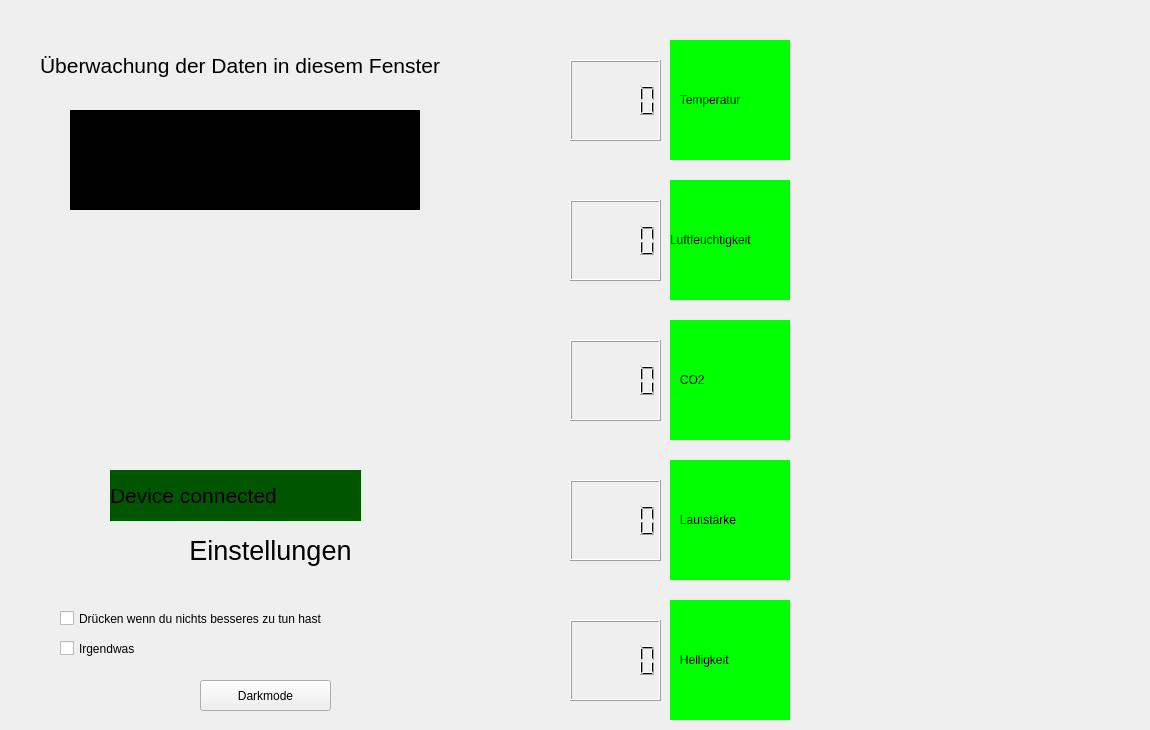
    <widget class="QWidget" name="develop">
     <widget class="QCheckBox" name="checkb2">
      <property name="geometry">
       <rect>
        <x>60</x>
        <y>640</y>
        <width>311</width>
        <height>17</height>
       </rect>
      </property>
      <property name="text">
       <string>Irgendwas</string>
      </property>
     </widget>
     <widget class="QLabel" name="hellampel">
      <property name="geometry">
       <rect>
        <x>670</x>
        <y>600</y>
        <width>120</width>
        <height>120</height>
       </rect>
      </property>
      <property name="styleSheet">
       <string notr="true">background-color: rgb(0, 255, 0);
font: 14pt &quot;MS Shell Dlg 2&quot;;</string>
      </property>
      <property name="text">
       <string>   Helligkeit</string>
      </property>
     </widget>
     <widget class="QLabel" name="tempampel">
      <property name="geometry">
       <rect>
        <x>670</x>
        <y>40</y>
        <width>120</width>
        <height>120</height>
       </rect>
      </property>
      <property name="styleSheet">
       <string notr="true">background-color: rgb(0, 255, 0);
font: 14pt &quot;MS Shell Dlg 2&quot;;</string>
      </property>
      <property name="text">
       <string>   Temperatur</string>
      </property>
     </widget>
     <widget class="QCheckBox" name="checkb1">
      <property name="geometry">
       <rect>
        <x>60</x>
        <y>610</y>
        <width>361</width>
        <height>17</height>
       </rect>
      </property>
      <property name="text">
       <string>Drücken wenn du nichts besseres zu tun hast</string>
      </property>
     </widget>
     <widget class="QLabel" name="info">
      <property name="geometry">
       <rect>
        <x>40</x>
        <y>30</y>
        <width>421</width>
        <height>71</height>
       </rect>
      </property>
      <property name="text">
       <string>&lt;html&gt;&lt;head/&gt;&lt;body&gt;&lt;p&gt;&lt;span style=&quot; font-size:16pt;&quot;&gt;Überwachung der Daten in diesem Fenster &lt;/span&gt;&lt;/p&gt;&lt;/body&gt;&lt;/html&gt;</string>
      </property>
     </widget>
     <widget class="QLCDNumber" name="tempanzei">
      <property name="geometry">
       <rect>
        <x>570</x>
        <y>60</y>
        <width>91</width>
        <height>81</height>
       </rect>
      </property>
      <property name="font">
       <font>
        <pointsize>14</pointsize>
       </font>
      </property>
     </widget>
     <widget class="QLabel" name="co2ampel">
      <property name="geometry">
       <rect>
        <x>670</x>
        <y>320</y>
        <width>120</width>
        <height>120</height>
       </rect>
      </property>
      <property name="styleSheet">
       <string notr="true">background-color: rgb(0, 255, 0);
font: 14pt &quot;MS Shell Dlg 2&quot;;</string>
      </property>
      <property name="text">
       <string>   CO2</string>
      </property>
     </widget>
     <widget class="QLabel" name="luftfeuchtampel">
      <property name="geometry">
       <rect>
        <x>670</x>
        <y>180</y>
        <width>120</width>
        <height>120</height>
       </rect>
      </property>
      <property name="styleSheet">
       <string notr="true">background-color: rgb(0, 255, 0);
font: 14pt &quot;MS Shell Dlg 2&quot;;</string>
      </property>
      <property name="text">
       <string>Luftfeuchtigkeit</string>
      </property>
     </widget>
     <widget class="PlotWidget" name="co2w" native="true">
      <property name="geometry">
       <rect>
        <x>820</x>
        <y>320</y>
        <width>321</width>
        <height>121</height>
       </rect>
      </property>
     </widget>
     <widget class="PlotWidget" name="tempw" native="true">
      <property name="geometry">
       <rect>
        <x>820</x>
        <y>40</y>
        <width>320</width>
        <height>120</height>
       </rect>
      </property>
     </widget>
     <widget class="QLCDNumber" name="lautanzei">
      <property name="geometry">
       <rect>
        <x>570</x>
        <y>480</y>
        <width>91</width>
        <height>81</height>
       </rect>
      </property>
      <property name="font">
       <font>
        <pointsize>14</pointsize>
       </font>
      </property>
     </widget>
     <widget class="QLabel" name="einlabel">
      <property name="geometry">
       <rect>
        <x>130</x>
        <y>510</y>
        <width>281</width>
        <height>81</height>
       </rect>
      </property>
      <property name="palette">
       <palette>
        <active>
         <colorrole role="WindowText">
          <brush brushstyle="SolidPattern">
           <color alpha="255">
            <red>0</red>
            <green>0</green>
            <blue>0</blue>
           </color>
          </brush>
         </colorrole>
         <colorrole role="Button">
          <brush brushstyle="SolidPattern">
           <color alpha="255">
            <red>255</red>
            <green>255</green>
            <blue>255</blue>
           </color>
          </brush>
         </colorrole>
         <colorrole role="Light">
          <brush brushstyle="SolidPattern">
           <color alpha="255">
            <red>255</red>
            <green>255</green>
            <blue>255</blue>
           </color>
          </brush>
         </colorrole>
         <colorrole role="Midlight">
          <brush brushstyle="SolidPattern">
           <color alpha="255">
            <red>255</red>
            <green>255</green>
            <blue>255</blue>
           </color>
          </brush>
         </colorrole>
         <colorrole role="Dark">
          <brush brushstyle="SolidPattern">
           <color alpha="255">
            <red>127</red>
            <green>127</green>
            <blue>127</blue>
           </color>
          </brush>
         </colorrole>
         <colorrole role="Mid">
          <brush brushstyle="SolidPattern">
           <color alpha="255">
            <red>170</red>
            <green>170</green>
            <blue>170</blue>
           </color>
          </brush>
         </colorrole>
         <colorrole role="Text">
          <brush brushstyle="SolidPattern">
           <color alpha="255">
            <red>0</red>
            <green>0</green>
            <blue>0</blue>
           </color>
          </brush>
         </colorrole>
         <colorrole role="BrightText">
          <brush brushstyle="SolidPattern">
           <color alpha="255">
            <red>255</red>
            <green>255</green>
            <blue>255</blue>
           </color>
          </brush>
         </colorrole>
         <colorrole role="ButtonText">
          <brush brushstyle="SolidPattern">
           <color alpha="255">
            <red>0</red>
            <green>0</green>
            <blue>0</blue>
           </color>
          </brush>
         </colorrole>
         <colorrole role="Base">
          <brush brushstyle="SolidPattern">
           <color alpha="255">
            <red>255</red>
            <green>255</green>
            <blue>255</blue>
           </color>
          </brush>
         </colorrole>
         <colorrole role="Window">
          <brush brushstyle="SolidPattern">
           <color alpha="255">
            <red>255</red>
            <green>255</green>
            <blue>255</blue>
           </color>
          </brush>
         </colorrole>
         <colorrole role="Shadow">
          <brush brushstyle="SolidPattern">
           <color alpha="255">
            <red>0</red>
            <green>0</green>
            <blue>0</blue>
           </color>
          </brush>
         </colorrole>
         <colorrole role="AlternateBase">
          <brush brushstyle="SolidPattern">
           <color alpha="255">
            <red>255</red>
            <green>255</green>
            <blue>255</blue>
           </color>
          </brush>
         </colorrole>
         <colorrole role="ToolTipBase">
          <brush brushstyle="SolidPattern">
           <color alpha="255">
            <red>255</red>
            <green>255</green>
            <blue>220</blue>
           </color>
          </brush>
         </colorrole>
         <colorrole role="ToolTipText">
          <brush brushstyle="SolidPattern">
           <color alpha="255">
            <red>0</red>
            <green>0</green>
            <blue>0</blue>
           </color>
          </brush>
         </colorrole>
        </active>
        <inactive>
         <colorrole role="WindowText">
          <brush brushstyle="SolidPattern">
           <color alpha="255">
            <red>0</red>
            <green>0</green>
            <blue>0</blue>
           </color>
          </brush>
         </colorrole>
         <colorrole role="Button">
          <brush brushstyle="SolidPattern">
           <color alpha="255">
            <red>255</red>
            <green>255</green>
            <blue>255</blue>
           </color>
          </brush>
         </colorrole>
         <colorrole role="Light">
          <brush brushstyle="SolidPattern">
           <color alpha="255">
            <red>255</red>
            <green>255</green>
            <blue>255</blue>
           </color>
          </brush>
         </colorrole>
         <colorrole role="Midlight">
          <brush brushstyle="SolidPattern">
           <color alpha="255">
            <red>255</red>
            <green>255</green>
            <blue>255</blue>
           </color>
          </brush>
         </colorrole>
         <colorrole role="Dark">
          <brush brushstyle="SolidPattern">
           <color alpha="255">
            <red>127</red>
            <green>127</green>
            <blue>127</blue>
           </color>
          </brush>
         </colorrole>
         <colorrole role="Mid">
          <brush brushstyle="SolidPattern">
           <color alpha="255">
            <red>170</red>
            <green>170</green>
            <blue>170</blue>
           </color>
          </brush>
         </colorrole>
         <colorrole role="Text">
          <brush brushstyle="SolidPattern">
           <color alpha="255">
            <red>0</red>
            <green>0</green>
            <blue>0</blue>
           </color>
          </brush>
         </colorrole>
         <colorrole role="BrightText">
          <brush brushstyle="SolidPattern">
           <color alpha="255">
            <red>255</red>
            <green>255</green>
            <blue>255</blue>
           </color>
          </brush>
         </colorrole>
         <colorrole role="ButtonText">
          <brush brushstyle="SolidPattern">
           <color alpha="255">
            <red>0</red>
            <green>0</green>
            <blue>0</blue>
           </color>
          </brush>
         </colorrole>
         <colorrole role="Base">
          <brush brushstyle="SolidPattern">
           <color alpha="255">
            <red>255</red>
            <green>255</green>
            <blue>255</blue>
           </color>
          </brush>
         </colorrole>
         <colorrole role="Window">
          <brush brushstyle="SolidPattern">
           <color alpha="255">
            <red>255</red>
            <green>255</green>
            <blue>255</blue>
           </color>
          </brush>
         </colorrole>
         <colorrole role="Shadow">
          <brush brushstyle="SolidPattern">
           <color alpha="255">
            <red>0</red>
            <green>0</green>
            <blue>0</blue>
           </color>
          </brush>
         </colorrole>
         <colorrole role="AlternateBase">
          <brush brushstyle="SolidPattern">
           <color alpha="255">
            <red>255</red>
            <green>255</green>
            <blue>255</blue>
           </color>
          </brush>
         </colorrole>
         <colorrole role="ToolTipBase">
          <brush brushstyle="SolidPattern">
           <color alpha="255">
            <red>255</red>
            <green>255</green>
            <blue>220</blue>
           </color>
          </brush>
         </colorrole>
         <colorrole role="ToolTipText">
          <brush brushstyle="SolidPattern">
           <color alpha="255">
            <red>0</red>
            <green>0</green>
            <blue>0</blue>
           </color>
          </brush>
         </colorrole>
        </inactive>
        <disabled>
         <colorrole role="WindowText">
          <brush brushstyle="SolidPattern">
           <color alpha="255">
            <red>127</red>
            <green>127</green>
            <blue>127</blue>
           </color>
          </brush>
         </colorrole>
         <colorrole role="Button">
          <brush brushstyle="SolidPattern">
           <color alpha="255">
            <red>255</red>
            <green>255</green>
            <blue>255</blue>
           </color>
          </brush>
         </colorrole>
         <colorrole role="Light">
          <brush brushstyle="SolidPattern">
           <color alpha="255">
            <red>255</red>
            <green>255</green>
            <blue>255</blue>
           </color>
          </brush>
         </colorrole>
         <colorrole role="Midlight">
          <brush brushstyle="SolidPattern">
           <color alpha="255">
            <red>255</red>
            <green>255</green>
            <blue>255</blue>
           </color>
          </brush>
         </colorrole>
         <colorrole role="Dark">
          <brush brushstyle="SolidPattern">
           <color alpha="255">
            <red>127</red>
            <green>127</green>
            <blue>127</blue>
           </color>
          </brush>
         </colorrole>
         <colorrole role="Mid">
          <brush brushstyle="SolidPattern">
           <color alpha="255">
            <red>170</red>
            <green>170</green>
            <blue>170</blue>
           </color>
          </brush>
         </colorrole>
         <colorrole role="Text">
          <brush brushstyle="SolidPattern">
           <color alpha="255">
            <red>127</red>
            <green>127</green>
            <blue>127</blue>
           </color>
          </brush>
         </colorrole>
         <colorrole role="BrightText">
          <brush brushstyle="SolidPattern">
           <color alpha="255">
            <red>255</red>
            <green>255</green>
            <blue>255</blue>
           </color>
          </brush>
         </colorrole>
         <colorrole role="ButtonText">
          <brush brushstyle="SolidPattern">
           <color alpha="255">
            <red>127</red>
            <green>127</green>
            <blue>127</blue>
           </color>
          </brush>
         </colorrole>
         <colorrole role="Base">
          <brush brushstyle="SolidPattern">
           <color alpha="255">
            <red>255</red>
            <green>255</green>
            <blue>255</blue>
           </color>
          </brush>
         </colorrole>
         <colorrole role="Window">
          <brush brushstyle="SolidPattern">
           <color alpha="255">
            <red>255</red>
            <green>255</green>
            <blue>255</blue>
           </color>
          </brush>
         </colorrole>
         <colorrole role="Shadow">
          <brush brushstyle="SolidPattern">
           <color alpha="255">
            <red>0</red>
            <green>0</green>
            <blue>0</blue>
           </color>
          </brush>
         </colorrole>
         <colorrole role="AlternateBase">
          <brush brushstyle="SolidPattern">
           <color alpha="255">
            <red>255</red>
            <green>255</green>
            <blue>255</blue>
           </color>
          </brush>
         </colorrole>
         <colorrole role="ToolTipBase">
          <brush brushstyle="SolidPattern">
           <color alpha="255">
            <red>255</red>
            <green>255</green>
            <blue>220</blue>
           </color>
          </brush>
         </colorrole>
         <colorrole role="ToolTipText">
          <brush brushstyle="SolidPattern">
           <color alpha="255">
            <red>0</red>
            <green>0</green>
            <blue>0</blue>
           </color>
          </brush>
         </colorrole>
        </disabled>
       </palette>
      </property>
      <property name="text">
       <string>&lt;html&gt;&lt;head/&gt;&lt;body&gt;&lt;p align=&quot;center&quot;&gt;&lt;span style=&quot; font-size:20pt;&quot;&gt;Einstellungen&lt;/span&gt;&lt;/p&gt;&lt;/body&gt;&lt;/html&gt;</string>
      </property>
     </widget>
     <widget class="QLabel" name="istdevcon">
      <property name="geometry">
       <rect>
        <x>110</x>
        <y>470</y>
        <width>251</width>
        <height>51</height>
       </rect>
      </property>
      <property name="font">
       <font>
        <pointsize>16</pointsize>
       </font>
      </property>
      <property name="styleSheet">
       <string notr="true">background-color: rgb(0, 85, 0);</string>
      </property>
      <property name="text">
       <string>Device connected</string>
      </property>
     </widget>
     <widget class="QLabel" name="bild">
      <property name="geometry">
       <rect>
        <x>110</x>
        <y>210</y>
        <width>256</width>
        <height>256</height>
       </rect>
      </property>
      <property name="text">
       <string/>
      </property>
      <property name="pixmap">
       <pixmap>icon.png</pixmap>
      </property>
      <property name="scaledContents">
       <bool>true</bool>
      </property>
     </widget>
     <widget class="PlotWidget" name="hellw" native="true">
      <property name="geometry">
       <rect>
        <x>820</x>
        <y>600</y>
        <width>321</width>
        <height>121</height>
       </rect>
      </property>
     </widget>
     <widget class="QLCDNumber" name="hellanzei">
      <property name="geometry">
       <rect>
        <x>570</x>
        <y>620</y>
        <width>91</width>
        <height>81</height>
       </rect>
      </property>
      <property name="font">
       <font>
        <pointsize>14</pointsize>
       </font>
      </property>
     </widget>
     <widget class="QPushButton" name="darkmodebutton">
      <property name="geometry">
       <rect>
        <x>200</x>
        <y>680</y>
        <width>131</width>
        <height>31</height>
       </rect>
      </property>
      <property name="text">
       <string>Darkmode</string>
      </property>
     </widget>
     <widget class="QLCDNumber" name="luftfeuchtanzei">
      <property name="geometry">
       <rect>
        <x>570</x>
        <y>200</y>
        <width>91</width>
        <height>81</height>
       </rect>
      </property>
      <property name="font">
       <font>
        <pointsize>14</pointsize>
       </font>
      </property>
     </widget>
     <widget class="QLabel" name="uhr">
      <property name="geometry">
       <rect>
        <x>70</x>
        <y>110</y>
        <width>350</width>
        <height>100</height>
       </rect>
      </property>
      <property name="palette">
       <palette>
        <active>
         <colorrole role="WindowText">
          <brush brushstyle="SolidPattern">
           <color alpha="255">
            <red>255</red>
            <green>255</green>
            <blue>255</blue>
           </color>
          </brush>
         </colorrole>
         <colorrole role="Button">
          <brush brushstyle="SolidPattern">
           <color alpha="255">
            <red>0</red>
            <green>0</green>
            <blue>0</blue>
           </color>
          </brush>
         </colorrole>
         <colorrole role="Light">
          <brush brushstyle="SolidPattern">
           <color alpha="255">
            <red>0</red>
            <green>0</green>
            <blue>0</blue>
           </color>
          </brush>
         </colorrole>
         <colorrole role="Midlight">
          <brush brushstyle="SolidPattern">
           <color alpha="255">
            <red>0</red>
            <green>0</green>
            <blue>0</blue>
           </color>
          </brush>
         </colorrole>
         <colorrole role="Dark">
          <brush brushstyle="SolidPattern">
           <color alpha="255">
            <red>0</red>
            <green>0</green>
            <blue>0</blue>
           </color>
          </brush>
         </colorrole>
         <colorrole role="Mid">
          <brush brushstyle="SolidPattern">
           <color alpha="255">
            <red>0</red>
            <green>0</green>
            <blue>0</blue>
           </color>
          </brush>
         </colorrole>
         <colorrole role="Text">
          <brush brushstyle="SolidPattern">
           <color alpha="255">
            <red>255</red>
            <green>255</green>
            <blue>255</blue>
           </color>
          </brush>
         </colorrole>
         <colorrole role="BrightText">
          <brush brushstyle="SolidPattern">
           <color alpha="255">
            <red>255</red>
            <green>255</green>
            <blue>255</blue>
           </color>
          </brush>
         </colorrole>
         <colorrole role="ButtonText">
          <brush brushstyle="SolidPattern">
           <color alpha="255">
            <red>255</red>
            <green>255</green>
            <blue>255</blue>
           </color>
          </brush>
         </colorrole>
         <colorrole role="Base">
          <brush brushstyle="SolidPattern">
           <color alpha="255">
            <red>0</red>
            <green>0</green>
            <blue>0</blue>
           </color>
          </brush>
         </colorrole>
         <colorrole role="Window">
          <brush brushstyle="SolidPattern">
           <color alpha="255">
            <red>0</red>
            <green>0</green>
            <blue>0</blue>
           </color>
          </brush>
         </colorrole>
         <colorrole role="Shadow">
          <brush brushstyle="SolidPattern">
           <color alpha="255">
            <red>0</red>
            <green>0</green>
            <blue>0</blue>
           </color>
          </brush>
         </colorrole>
         <colorrole role="AlternateBase">
          <brush brushstyle="SolidPattern">
           <color alpha="255">
            <red>0</red>
            <green>0</green>
            <blue>0</blue>
           </color>
          </brush>
         </colorrole>
         <colorrole role="ToolTipBase">
          <brush brushstyle="SolidPattern">
           <color alpha="255">
            <red>255</red>
            <green>255</green>
            <blue>220</blue>
           </color>
          </brush>
         </colorrole>
         <colorrole role="ToolTipText">
          <brush brushstyle="SolidPattern">
           <color alpha="255">
            <red>0</red>
            <green>0</green>
            <blue>0</blue>
           </color>
          </brush>
         </colorrole>
        </active>
        <inactive>
         <colorrole role="WindowText">
          <brush brushstyle="SolidPattern">
           <color alpha="255">
            <red>255</red>
            <green>255</green>
            <blue>255</blue>
           </color>
          </brush>
         </colorrole>
         <colorrole role="Button">
          <brush brushstyle="SolidPattern">
           <color alpha="255">
            <red>0</red>
            <green>0</green>
            <blue>0</blue>
           </color>
          </brush>
         </colorrole>
         <colorrole role="Light">
          <brush brushstyle="SolidPattern">
           <color alpha="255">
            <red>0</red>
            <green>0</green>
            <blue>0</blue>
           </color>
          </brush>
         </colorrole>
         <colorrole role="Midlight">
          <brush brushstyle="SolidPattern">
           <color alpha="255">
            <red>0</red>
            <green>0</green>
            <blue>0</blue>
           </color>
          </brush>
         </colorrole>
         <colorrole role="Dark">
          <brush brushstyle="SolidPattern">
           <color alpha="255">
            <red>0</red>
            <green>0</green>
            <blue>0</blue>
           </color>
          </brush>
         </colorrole>
         <colorrole role="Mid">
          <brush brushstyle="SolidPattern">
           <color alpha="255">
            <red>0</red>
            <green>0</green>
            <blue>0</blue>
           </color>
          </brush>
         </colorrole>
         <colorrole role="Text">
          <brush brushstyle="SolidPattern">
           <color alpha="255">
            <red>255</red>
            <green>255</green>
            <blue>255</blue>
           </color>
          </brush>
         </colorrole>
         <colorrole role="BrightText">
          <brush brushstyle="SolidPattern">
           <color alpha="255">
            <red>255</red>
            <green>255</green>
            <blue>255</blue>
           </color>
          </brush>
         </colorrole>
         <colorrole role="ButtonText">
          <brush brushstyle="SolidPattern">
           <color alpha="255">
            <red>255</red>
            <green>255</green>
            <blue>255</blue>
           </color>
          </brush>
         </colorrole>
         <colorrole role="Base">
          <brush brushstyle="SolidPattern">
           <color alpha="255">
            <red>0</red>
            <green>0</green>
            <blue>0</blue>
           </color>
          </brush>
         </colorrole>
         <colorrole role="Window">
          <brush brushstyle="SolidPattern">
           <color alpha="255">
            <red>0</red>
            <green>0</green>
            <blue>0</blue>
           </color>
          </brush>
         </colorrole>
         <colorrole role="Shadow">
          <brush brushstyle="SolidPattern">
           <color alpha="255">
            <red>0</red>
            <green>0</green>
            <blue>0</blue>
           </color>
          </brush>
         </colorrole>
         <colorrole role="AlternateBase">
          <brush brushstyle="SolidPattern">
           <color alpha="255">
            <red>0</red>
            <green>0</green>
            <blue>0</blue>
           </color>
          </brush>
         </colorrole>
         <colorrole role="ToolTipBase">
          <brush brushstyle="SolidPattern">
           <color alpha="255">
            <red>255</red>
            <green>255</green>
            <blue>220</blue>
           </color>
          </brush>
         </colorrole>
         <colorrole role="ToolTipText">
          <brush brushstyle="SolidPattern">
           <color alpha="255">
            <red>0</red>
            <green>0</green>
            <blue>0</blue>
           </color>
          </brush>
         </colorrole>
        </inactive>
        <disabled>
         <colorrole role="WindowText">
          <brush brushstyle="SolidPattern">
           <color alpha="255">
            <red>0</red>
            <green>0</green>
            <blue>0</blue>
           </color>
          </brush>
         </colorrole>
         <colorrole role="Button">
          <brush brushstyle="SolidPattern">
           <color alpha="255">
            <red>0</red>
            <green>0</green>
            <blue>0</blue>
           </color>
          </brush>
         </colorrole>
         <colorrole role="Light">
          <brush brushstyle="SolidPattern">
           <color alpha="255">
            <red>0</red>
            <green>0</green>
            <blue>0</blue>
           </color>
          </brush>
         </colorrole>
         <colorrole role="Midlight">
          <brush brushstyle="SolidPattern">
           <color alpha="255">
            <red>0</red>
            <green>0</green>
            <blue>0</blue>
           </color>
          </brush>
         </colorrole>
         <colorrole role="Dark">
          <brush brushstyle="SolidPattern">
           <color alpha="255">
            <red>0</red>
            <green>0</green>
            <blue>0</blue>
           </color>
          </brush>
         </colorrole>
         <colorrole role="Mid">
          <brush brushstyle="SolidPattern">
           <color alpha="255">
            <red>0</red>
            <green>0</green>
            <blue>0</blue>
           </color>
          </brush>
         </colorrole>
         <colorrole role="Text">
          <brush brushstyle="SolidPattern">
           <color alpha="255">
            <red>0</red>
            <green>0</green>
            <blue>0</blue>
           </color>
          </brush>
         </colorrole>
         <colorrole role="BrightText">
          <brush brushstyle="SolidPattern">
           <color alpha="255">
            <red>255</red>
            <green>255</green>
            <blue>255</blue>
           </color>
          </brush>
         </colorrole>
         <colorrole role="ButtonText">
          <brush brushstyle="SolidPattern">
           <color alpha="255">
            <red>0</red>
            <green>0</green>
            <blue>0</blue>
           </color>
          </brush>
         </colorrole>
         <colorrole role="Base">
          <brush brushstyle="SolidPattern">
           <color alpha="255">
            <red>0</red>
            <green>0</green>
            <blue>0</blue>
           </color>
          </brush>
         </colorrole>
         <colorrole role="Window">
          <brush brushstyle="SolidPattern">
           <color alpha="255">
            <red>0</red>
            <green>0</green>
            <blue>0</blue>
           </color>
          </brush>
         </colorrole>
         <colorrole role="Shadow">
          <brush brushstyle="SolidPattern">
           <color alpha="255">
            <red>0</red>
            <green>0</green>
            <blue>0</blue>
           </color>
          </brush>
         </colorrole>
         <colorrole role="AlternateBase">
          <brush brushstyle="SolidPattern">
           <color alpha="255">
            <red>0</red>
            <green>0</green>
            <blue>0</blue>
           </color>
          </brush>
         </colorrole>
         <colorrole role="ToolTipBase">
          <brush brushstyle="SolidPattern">
           <color alpha="255">
            <red>255</red>
            <green>255</green>
            <blue>220</blue>
           </color>
          </brush>
         </colorrole>
         <colorrole role="ToolTipText">
          <brush brushstyle="SolidPattern">
           <color alpha="255">
            <red>0</red>
            <green>0</green>
            <blue>0</blue>
           </color>
          </brush>
         </colorrole>
        </disabled>
       </palette>
      </property>
      <property name="styleSheet">
       <string notr="true">background-color: rgb(0, 0, 0);</string>
      </property>
      <property name="text">
       <string/>
      </property>
     </widget>
     <widget class="QLabel" name="lautampel">
      <property name="geometry">
       <rect>
        <x>670</x>
        <y>460</y>
        <width>120</width>
        <height>120</height>
       </rect>
      </property>
      <property name="styleSheet">
       <string notr="true">background-color: rgb(0, 255, 0);
font: 14pt &quot;MS Shell Dlg 2&quot;;</string>
      </property>
      <property name="text">
       <string>   Lautstärke</string>
      </property>
     </widget>
     <widget class="PlotWidget" name="luftfeuchtw" native="true">
      <property name="geometry">
       <rect>
        <x>820</x>
        <y>180</y>
        <width>320</width>
        <height>120</height>
       </rect>
      </property>
     </widget>
     <widget class="QLCDNumber" name="co2anzei">
      <property name="geometry">
       <rect>
        <x>570</x>
        <y>340</y>
        <width>91</width>
        <height>81</height>
       </rect>
      </property>
      <property name="font">
       <font>
        <pointsize>14</pointsize>
       </font>
      </property>
     </widget>
     <widget class="PlotWidget" name="lautw" native="true">
      <property name="geometry">
       <rect>
        <x>820</x>
        <y>460</y>
        <width>321</width>
        <height>121</height>
       </rect>
      </property>
     </widget>
    </widget>
